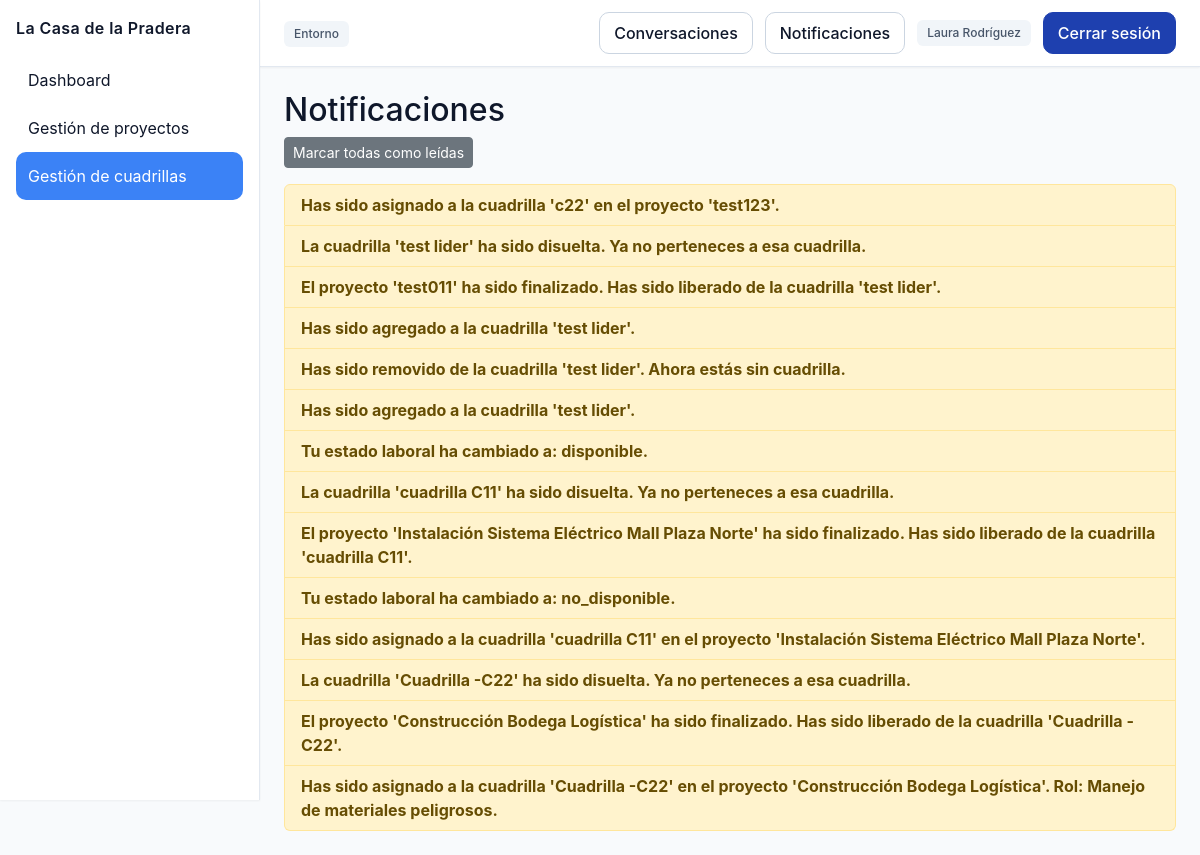
Page /personal/notificaciones/ (signed in) on the committed database.
### personal/models.py (models this page shows, shortened)
class Notificacion(models.Model):
    user = models.ForeignKey(
        User,
        on_delete=models.CASCADE,
        related_name="notificaciones"
    )
    mensaje = models.TextField()
    fecha = models.DateTimeField(auto_now_add=True)
    leida = models.BooleanField(default=False)
    class Meta:
        ordering = ["-fecha"]

### personal/views.py (the view)
@login_required
def mis_notificaciones(request):
    notifs = request.user.notificaciones.all()
    return render(request, "mis_notificaciones.html", {
        "notifs": notifs,
    })

### core/context_processors.py (called while the page is built)
def notificaciones_no_leidas(request):
    if request.user.is_authenticated:
        return {
            "notifs_no_leidas": request.user.notificaciones.filter(leida=False).count()
        }
    return {"notifs_no_leidas": 0}

### personal/templates/mis_notificaciones.html (shortened to what this page needs)
{% extends 'base.html' %}
{% block content %}
<h2>Notificaciones</h2>
{% if notifs %}
    <div class="mb-3">
        <a href="{% url 'personal:notifs_leidas' %}" class="btn btn-sm btn-secondary">
            Marcar todas como leídas
        </a>
    </div>
    <ul class="list-group">
        {% for n in notifs %}
            <li class="list-group-item {% if not n.leida %}fw-bold list-group-item-warning{% endif %}">
                {{ n.mensaje }}<br>
            </li>
        {% endfor %}
    </ul>
{% else %}
    <p>No tienes notificaciones.</p>
{% endif %}
{% endblock %}

### core/templates/base.html (shortened to what this page needs)
{% load custom_tags %}
{% load static %}
<!DOCTYPE html>
<html lang="es">
<head>
    <link href="https://cdn.jsdelivr.net/npm/bootstrap@5.3.2/dist/css/bootstrap.min.css" rel="stylesheet">
    <link rel="stylesheet" href="{% static 'css/base.css' %}">
    <link rel="stylesheet" href="{% static 'css/sidebar.css' %}">
    <link rel="stylesheet" href="{% static 'css/components.css' %}">
    <link rel="stylesheet" href="{% static 'css/tables.css' %}">
    <link rel="stylesheet" href="{% static 'css/forms.css' %}">
</head>
<body class="app-shell">
{% if request.user.is_authenticated and request.path != '/usuarios/login/' and request.path != '/accounts/login/' %}
<aside class="app-sidebar">
    <div class="sidebar-title">La Casa de la Pradera</div>
    <nav>
        <ul class="sidebar-nav">
            <li>
                <a href="{% url 'dashboard' %}"
                   {% if request.path == '/' or request.path|slice:":10" == '/dashboard' %}aria-current="page"{% endif %}>Dashboard</a>
            </li>
            <li>
                <a href="{% url 'proyectos:panel' %}"
                   {% if '/proyectos' in request.path %}aria-current="page"{% endif %}>Gestión de proyectos</a>
            </li>
            <li>
                <a href="{% url 'personal:crear_cuadrilla' %}"
                   {% if '/personal' in request.path %}aria-current="page"{% endif %}>Gestión de cuadrillas</a>
            </li>
        </ul>
    </nav>
</aside>
<header class="app-header">
    <div class="header-left">
        <span class="badge badge--muted">Entorno</span>
    </div>
    <div class="header-actions">
        <a class="btn btn--ghost" href="{% url 'comunicacion:conversations_list' %}">Conversaciones</a>
        <a class="btn btn--ghost" href="{% url 'personal:mis_notificaciones' %}">
            Notificaciones
        </a>
        <span class="badge badge--muted">{{ request.user.first_name }} {{ request.user.last_name }}</span>
        <a href="{% url 'usuarios:logout' %}" class="btn btn--primary">Cerrar sesión</a>
    </div>
</header>
{% endif %}
<main class="app-content">
    {% block content %}{% endblock %}
</main>
</body>
</html>

### static/css/base.css (style rules this page uses)
:root { --primary: #1e40af; --primary-dark: #1e3a8a; --primary-light: #3b82f6; --secondary: #64748b; --accent: #f59e0b; --success: #10b981; --warning: #f59e0b; --danger: #ef4444; --info: #3b82f6; --pending: #8b5cf6; --bg-primary: #ffffff; --bg-secondary: #f8fafc; --bg-tertiary: #f1f5f9; --bg-sidebar: #1e293b; --border-light: #e2e8f0; --border-medium: #cbd5e1; --border-dark: #94a3b8; --text-primary: #0f172a; --text-secondary: #475569; --text-tertiary: #94a3b8; --text-white: #ffffff; --table-header: #f1f5f9; --table-row-odd: #ffffff; --table-row-even: #f8fafc; --table-hover: #e0f2fe; --table-border: #e2e8f0; --input-bg: #ffffff; --input-border: #cbd5e1; --input-focus: #3b82f6; --input-disabled: #f1f5f9; --input-error: #fecaca; --shadow-sm: 0 1px 2px 0 rgba(0, 0, 0, 0.05); --shadow-md: 0 4px 6px -1px rgba(0, 0, 0, 0.1); --shadow-lg: 0 10px 15px -3px rgba(0, 0, 0, 0.1); --radius-sm: 6px; --radius-md: 10px; --radius-lg: 14px; --space-1: 4px; --space-2: 8px; --space-3: 12px; --space-4: 16px; --space-5: 24px; --space-6: 32px; --sidebar-width: 260px; --color-bg: var(--bg-secondary); --color-panel: var(--bg-primary); --color-border: var(--border-medium); --color-muted: var(--secondary); --color-text: var(--text-primary); --color-primary: var(--primary); --color-primary-contrast: var(--text-white); --color-success: var(--success); --color-warning: var(--warning); --color-danger: var(--danger); }
html, body { height: 100%; }
body { background: var(--bg-secondary); color: var(--text-primary); font-family: "Inter", system-ui, -apple-system, Segoe UI, Roboto, Ubuntu, Cantarell, "Helvetica Neue", Arial, "Noto Sans", sans-serif; margin: 0; }
.app-shell { display: grid; grid-template-columns: var(--sidebar-width) 1fr; grid-template-rows: auto 1fr; grid-template-areas: "sidebar header" "sidebar content"; min-height: 100vh; }
.app-sidebar { grid-area: sidebar; background: var(--bg-primary); border-right: 1px solid var(--border-light); box-shadow: var(--shadow-sm); padding: var(--space-4); position: sticky; top: 0; height: 100vh; }
.app-header { grid-area: header; background: var(--bg-primary); border-bottom: 1px solid var(--border-light); box-shadow: var(--shadow-sm); display: flex; align-items: center; justify-content: space-between; padding: var(--space-3) var(--space-5); }
.app-content { grid-area: content; padding: var(--space-5); }
.sidebar-title { font-weight: 600; letter-spacing: 0.4px; color: var(--text-primary); margin-bottom: var(--space-4); }
.sidebar-nav { list-style: none; padding: 0; margin: 0; }
.sidebar-nav a { display: flex; align-items: center; gap: var(--space-3); padding: var(--space-3) var(--space-3); color: var(--text-primary); text-decoration: none; border-radius: var(--radius-md); transition: background 0.2s ease, color 0.2s ease; }
.sidebar-nav a[aria-current="page"] { background: var(--primary-light); color: var(--text-white); }
.header-actions { display: flex; align-items: center; gap: var(--space-3); }
.badge { display: inline-block; padding: 4px 10px; border-radius: var(--radius-sm); font-size: 12px; font-weight: 500; line-height: 18px; }
.badge--muted { background: var(--bg-tertiary); color: var(--text-secondary); }
.btn.btn--primary, .btn.btn--ghost, .btn.btn--muted, a.btn.btn--primary, a.btn.btn--ghost, a.btn.btn--muted { display: inline-flex !important; align-items: center; justify-content: center; gap: var(--space-2); padding: 8px 14px !important; border-radius: var(--radius-md) !important; font-weight: 500; cursor: pointer; text-decoration: none !important; transition: all 0.2s ease; }
.btn.btn--primary, a.btn.btn--primary { background: var(--primary) !important; color: var(--text-white) !important; border: 1px solid var(--primary) !important; }
.btn.btn--ghost, a.btn.btn--ghost { background: var(--bg-primary) !important; color: var(--text-primary) !important; border: 1px solid var(--border-medium) !important; }

### rows in the picture
Notificacion: mensaje "Has sido asignado a la cuadrilla 'c22' en el proyecto 'test123'."
Notificacion: mensaje "La cuadrilla 'test lider' ha sido disuelta. Ya no perteneces a esa cuadrilla."
Notificacion: mensaje "El proyecto 'test011' ha sido finalizado. Has sido liberado de la cuadrilla 'test lider'."
Notificacion: mensaje "Has sido agregado a la cuadrilla 'test lider'."
Notificacion: mensaje "Has sido removido de la cuadrilla 'test lider'. Ahora estás sin cuadrilla."
Notificacion: mensaje "Has sido agregado a la cuadrilla 'test lider'."
Notificacion: mensaje "Tu estado laboral ha cambiado a: disponible."
Notificacion: mensaje "La cuadrilla 'cuadrilla C11' ha sido disuelta. Ya no perteneces a esa cuadrilla."
Notificacion: mensaje "El proyecto 'Instalación Sistema Eléctrico Mall Plaza Norte' ha sido finalizado. Has sido liberado de la cuadrilla 'cuadrilla C11'."
Notificacion: mensaje "Tu estado laboral ha cambiado a: no_disponible."
Notificacion: mensaje "Has sido asignado a la cuadrilla 'cuadrilla C11' en el proyecto 'Instalación Sistema Eléctrico Mall Plaza Norte'."
Notificacion: mensaje "La cuadrilla 'Cuadrilla -C22' ha sido disuelta. Ya no perteneces a esa cuadrilla."
Notificacion: mensaje "El proyecto 'Construcción Bodega Logística' ha sido finalizado. Has sido liberado de la cuadrilla 'Cuadrilla -C22'."
Notificacion: mensaje "Has sido asignado a la cuadrilla 'Cuadrilla -C22' en el proyecto 'Construcción Bodega Logística'. Rol: Manejo de materiales peligrosos."

### other values in the picture
{{ request.user.first_name }} "Laura"
{{ request.user.last_name }} "Rodríguez"
